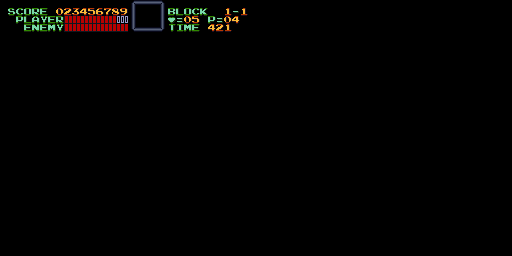

A level layout from a 2D game, rendered from its tile map. Below: a short description, then the map file with its tile-grid data intact:
An orthogonal 64x32 tile map with 8x8 px tiles, 1 tile layer (Tiles).

<map version="1.10" tiledversion="1.10.2" orientation="orthogonal" renderorder="right-down" width="64" height="32" tilewidth="8" tileheight="8" infinite="0" nextlayerid="2" nextobjectid="1">
  <tileset firstgid="1" source="hud.tsx" />
  <layer id="1" name="Tiles" width="64" height="32">
    <data encoding="csv">
1,1,1,1,1,1,1,1,1,1,1,1,1,1,1,1,33,34,34,34,2147483681,1,1,1,1,1,1,1,1,1,1,1,1,1,1,1,1,1,1,1,1,1,1,1,1,1,1,1,1,1,1,1,1,1,1,1,1,1,1,1,1,1,1,1,
1,24,14,21,23,15,1,2,4,5,6,7,8,9,10,11,2147483683,2147483649,2147483649,2147483649,35,13,18,21,14,17,1,1,3,28,3,1,1,1,1,1,1,1,1,1,1,1,1,1,1,1,1,1,1,1,1,1,1,1,1,1,1,1,1,1,1,1,1,1,
1,1,22,18,12,26,15,23,30,30,30,30,30,30,31,32,2147483683,2147483649,2147483649,2147483649,35,29,27,2,7,1,22,27,2,6,1,1,1,1,1,1,1,1,1,1,1,1,1,1,1,1,1,1,1,1,1,1,1,1,1,1,1,1,1,1,1,1,1,1,
1,1,1,15,20,15,19,26,30,30,30,30,30,30,30,30,1073741857,1073741858,1073741858,1073741858,3221225505,25,16,19,15,1,6,4,3,1,1,1,1,1,1,1,1,1,1,1,1,1,1,1,1,1,1,1,1,1,1,1,1,1,1,1,1,1,1,1,1,1,1,1,
1,1,1,1,1,1,1,1,1,1,1,1,1,1,1,1,1,1,1,1,1,1,1,1,1,1,1,1,1,1,1,1,1,1,1,1,1,1,1,1,1,1,1,1,1,1,1,1,1,1,1,1,1,1,1,1,1,1,1,1,1,1,1,1,
1,1,1,1,1,1,1,1,1,1,1,1,1,1,1,1,1,1,1,1,1,1,1,1,1,1,1,1,1,1,1,1,1,1,1,1,1,1,1,1,1,1,1,1,1,1,1,1,1,1,1,1,1,1,1,1,1,1,1,1,1,1,1,1,
1,1,1,1,1,1,1,1,1,1,1,1,1,1,1,1,1,1,1,1,1,1,1,1,1,1,1,1,1,1,1,1,1,1,1,1,1,1,1,1,1,1,1,1,1,1,1,1,1,1,1,1,1,1,1,1,1,1,1,1,1,1,1,1,
1,1,1,1,1,1,1,1,1,1,1,1,1,1,1,1,1,1,1,1,1,1,1,1,1,1,1,1,1,1,1,1,1,1,1,1,1,1,1,1,1,1,1,1,1,1,1,1,1,1,1,1,1,1,1,1,1,1,1,1,1,1,1,1,
1,1,1,1,1,1,1,1,1,1,1,1,1,1,1,1,1,1,1,1,1,1,1,1,1,1,1,1,1,1,1,1,1,1,1,1,1,1,1,1,1,1,1,1,1,1,1,1,1,1,1,1,1,1,1,1,1,1,1,1,1,1,1,1,
1,1,1,1,1,1,1,1,1,1,1,1,1,1,1,1,1,1,1,1,1,1,1,1,1,1,1,1,1,1,1,1,1,1,1,1,1,1,1,1,1,1,1,1,1,1,1,1,1,1,1,1,1,1,1,1,1,1,1,1,1,1,1,1,
1,1,1,1,1,1,1,1,1,1,1,1,1,1,1,1,1,1,1,1,1,1,1,1,1,1,1,1,1,1,1,1,1,1,1,1,1,1,1,1,1,1,1,1,1,1,1,1,1,1,1,1,1,1,1,1,1,1,1,1,1,1,1,1,
1,1,1,1,1,1,1,1,1,1,1,1,1,1,1,1,1,1,1,1,1,1,1,1,1,1,1,1,1,1,1,1,1,1,1,1,1,1,1,1,1,1,1,1,1,1,1,1,1,1,1,1,1,1,1,1,1,1,1,1,1,1,1,1,
1,1,1,1,1,1,1,1,1,1,1,1,1,1,1,1,1,1,1,1,1,1,1,1,1,1,1,1,1,1,1,1,1,1,1,1,1,1,1,1,1,1,1,1,1,1,1,1,1,1,1,1,1,1,1,1,1,1,1,1,1,1,1,1,
1,1,1,1,1,1,1,1,1,1,1,1,1,1,1,1,1,1,1,1,1,1,1,1,1,1,1,1,1,1,1,1,1,1,1,1,1,1,1,1,1,1,1,1,1,1,1,1,1,1,1,1,1,1,1,1,1,1,1,1,1,1,1,1,
1,1,1,1,1,1,1,1,1,1,1,1,1,1,1,1,1,1,1,1,1,1,1,1,1,1,1,1,1,1,1,1,1,1,1,1,1,1,1,1,1,1,1,1,1,1,1,1,1,1,1,1,1,1,1,1,1,1,1,1,1,1,1,1,
1,1,1,1,1,1,1,1,1,1,1,1,1,1,1,1,1,1,1,1,1,1,1,1,1,1,1,1,1,1,1,1,1,1,1,1,1,1,1,1,1,1,1,1,1,1,1,1,1,1,1,1,1,1,1,1,1,1,1,1,1,1,1,1,
1,1,1,1,1,1,1,1,1,1,1,1,1,1,1,1,1,1,1,1,1,1,1,1,1,1,1,1,1,1,1,1,1,1,1,1,1,1,1,1,1,1,1,1,1,1,1,1,1,1,1,1,1,1,1,1,1,1,1,1,1,1,1,1,
1,1,1,1,1,1,1,1,1,1,1,1,1,1,1,1,1,1,1,1,1,1,1,1,1,1,1,1,1,1,1,1,1,1,1,1,1,1,1,1,1,1,1,1,1,1,1,1,1,1,1,1,1,1,1,1,1,1,1,1,1,1,1,1,
1,1,1,1,1,1,1,1,1,1,1,1,1,1,1,1,1,1,1,1,1,1,1,1,1,1,1,1,1,1,1,1,1,1,1,1,1,1,1,1,1,1,1,1,1,1,1,1,1,1,1,1,1,1,1,1,1,1,1,1,1,1,1,1,
1,1,1,1,1,1,1,1,1,1,1,1,1,1,1,1,1,1,1,1,1,1,1,1,1,1,1,1,1,1,1,1,1,1,1,1,1,1,1,1,1,1,1,1,1,1,1,1,1,1,1,1,1,1,1,1,1,1,1,1,1,1,1,1,
1,1,1,1,1,1,1,1,1,1,1,1,1,1,1,1,1,1,1,1,1,1,1,1,1,1,1,1,1,1,1,1,1,1,1,1,1,1,1,1,1,1,1,1,1,1,1,1,1,1,1,1,1,1,1,1,1,1,1,1,1,1,1,1,
1,1,1,1,1,1,1,1,1,1,1,1,1,1,1,1,1,1,1,1,1,1,1,1,1,1,1,1,1,1,1,1,1,1,1,1,1,1,1,1,1,1,1,1,1,1,1,1,1,1,1,1,1,1,1,1,1,1,1,1,1,1,1,1,
1,1,1,1,1,1,1,1,1,1,1,1,1,1,1,1,1,1,1,1,1,1,1,1,1,1,1,1,1,1,1,1,1,1,1,1,1,1,1,1,1,1,1,1,1,1,1,1,1,1,1,1,1,1,1,1,1,1,1,1,1,1,1,1,
1,1,1,1,1,1,1,1,1,1,1,1,1,1,1,1,1,1,1,1,1,1,1,1,1,1,1,1,1,1,1,1,1,1,1,1,1,1,1,1,1,1,1,1,1,1,1,1,1,1,1,1,1,1,1,1,1,1,1,1,1,1,1,1,
1,1,1,1,1,1,1,1,1,1,1,1,1,1,1,1,1,1,1,1,1,1,1,1,1,1,1,1,1,1,1,1,1,1,1,1,1,1,1,1,1,1,1,1,1,1,1,1,1,1,1,1,1,1,1,1,1,1,1,1,1,1,1,1,
1,1,1,1,1,1,1,1,1,1,1,1,1,1,1,1,1,1,1,1,1,1,1,1,1,1,1,1,1,1,1,1,1,1,1,1,1,1,1,1,1,1,1,1,1,1,1,1,1,1,1,1,1,1,1,1,1,1,1,1,1,1,1,1,
1,1,1,1,1,1,1,1,1,1,1,1,1,1,1,1,1,1,1,1,1,1,1,1,1,1,1,1,1,1,1,1,1,1,1,1,1,1,1,1,1,1,1,1,1,1,1,1,1,1,1,1,1,1,1,1,1,1,1,1,1,1,1,1,
1,1,1,1,1,1,1,1,1,1,1,1,1,1,1,1,1,1,1,1,1,1,1,1,1,1,1,1,1,1,1,1,1,1,1,1,1,1,1,1,1,1,1,1,1,1,1,1,1,1,1,1,1,1,1,1,1,1,1,1,1,1,1,1,
1,1,1,1,1,1,1,1,1,1,1,1,1,1,1,1,1,1,1,1,1,1,1,1,1,1,1,1,1,1,1,1,1,1,1,1,1,1,1,1,1,1,1,1,1,1,1,1,1,1,1,1,1,1,1,1,1,1,1,1,1,1,1,1,
1,1,1,1,1,1,1,1,1,1,1,1,1,1,1,1,1,1,1,1,1,1,1,1,1,1,1,1,1,1,1,1,1,1,1,1,1,1,1,1,1,1,1,1,1,1,1,1,1,1,1,1,1,1,1,1,1,1,1,1,1,1,1,1,
1,1,1,1,1,1,1,1,1,1,1,1,1,1,1,1,1,1,1,1,1,1,1,1,1,1,1,1,1,1,1,1,1,1,1,1,1,1,1,1,1,1,1,1,1,1,1,1,1,1,1,1,1,1,1,1,1,1,1,1,1,1,1,1,
1,1,1,1,1,1,1,1,1,1,1,1,1,1,1,1,1,1,1,1,1,1,1,1,1,1,1,1,1,1,1,1,1,1,1,1,1,1,1,1,1,1,1,1,1,1,1,1,1,1,1,1,1,1,1,1,1,1,1,1,1,1,1,1
    </data>
  </layer>
</map>
